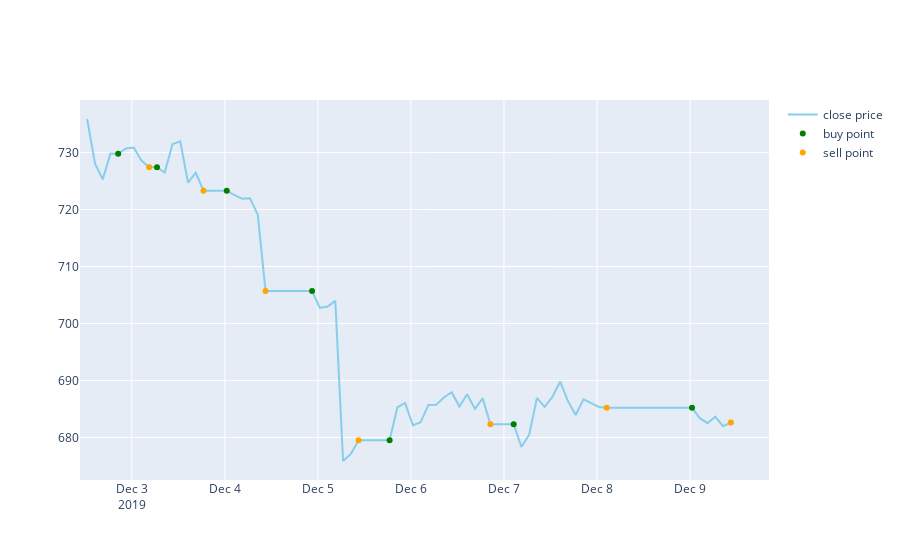
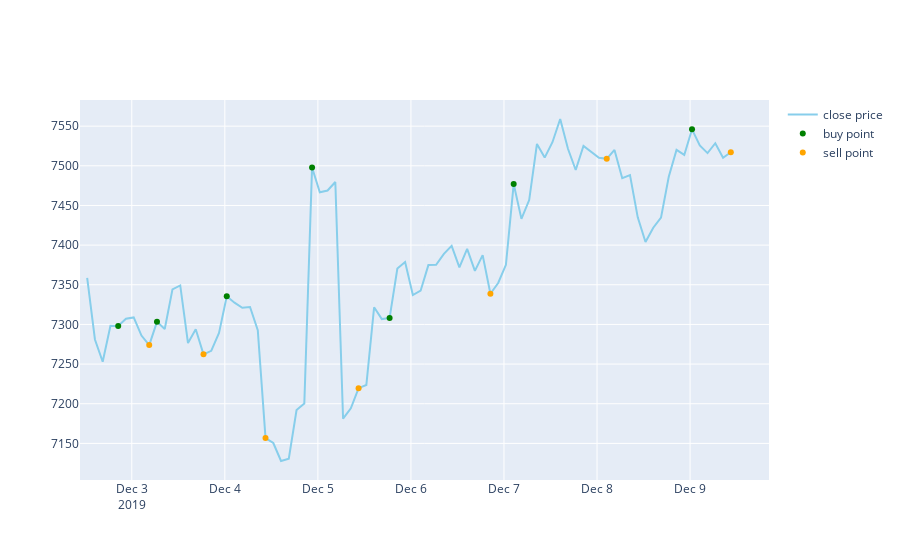

Write notebook code for charts like these, in order.
### Code cell
trading_record = run_bot('2h','2 hours','7 days ago UTC')
trading_record
